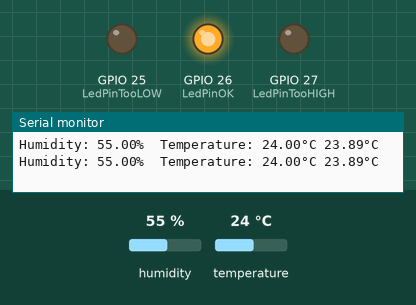
The sketch below on a simulated ESP32. Parts: output pins drawn as LEDs (lit = HIGH), the last lines printed to the serial monitor. The inputs (shaded band) are chosen by the test bench; at power-on: humidity 55 %, temperature 24 °C.

Above: at 6.8 s.
6.9 s: humidity set to 37 %
11.4 s: humidity set to 34 %
At 12.7 s:
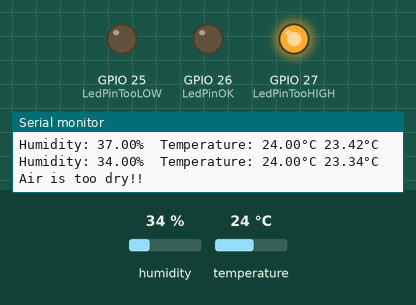
15.9 s: humidity set to 40 %
At 19.2 s:
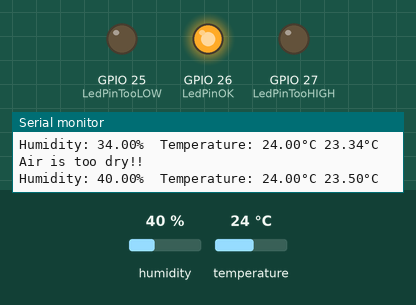
20.4 s: humidity set to 22 %
At 22.5 s:
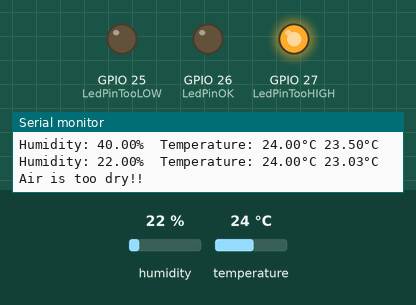
Timing chart, 0 to 24.0 s (numbered marks = the images above; inputs shaded):
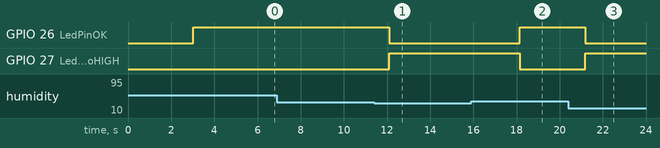

Measured:
- the behaviour switches between 36 and 35 % on humidity (found by bisection; images 0 and 1)
- after the input at 11.4 s, GPIO 26 (LedPinOK): HIGH → LOW after 0.70 s; GPIO 27 (LedPinTooHIGH): LOW → HIGH after 0.70 s
- after the input at 15.9 s, GPIO 26 (LedPinOK): LOW → HIGH after 2.3 s; GPIO 27 (LedPinTooHIGH): HIGH → LOW after 2.3 s
- after the input at 20.4 s, GPIO 26 (LedPinOK): HIGH → LOW after 0.78 s; GPIO 27 (LedPinTooHIGH): LOW → HIGH after 0.78 s

The sketch:

Workbench.ino
```cpp
// Example testing sketch for various DHT humidity/temperature sensors
// Written by ladyada, public domain

// REQUIRES the following Arduino libraries:
// - DHT Sensor Library: https://github.com/adafruit/DHT-sensor-library
// - Adafruit Unified Sensor Lib: https://github.com/adafruit/Adafruit_Sensor

#include <DHT.h>

#define DHTPIN 2     // Digital pin connected to the DHT sensor
// Feather HUZZAH ESP8266 note: use pins 3, 4, 5, 12, 13 or 14 --
// Pin 15 can work but DHT must be disconnected during program upload.

// #define BUZZER_PIN 4

#define DHTTYPE DHT11   // DHT 11
#define MinHumidity 35
#define MaxHumidity 60

#define LedPinTooHIGH 27
#define LedPinOK      26
#define LedPinTooLOW  25

// 音階ごとの周波数
#define C4 261.6
#define C#4 277.18
#define D4 293.665
#define D#4 311.127
#define E4 329.63
#define F4 349.228
#define F#4 369.994
#define G4 391.995
#define G#4 415.305
#define A4 440
#define A#4 466.164
#define B4 493.883
#define C5 523.251

DHT dht(DHTPIN, DHTTYPE);

void read(float& h, float& t) {
  h = dht.readHumidity();
  t = dht.readTemperature();

  if (isnan(h) || isnan(t)) {
    Serial.println("Failed to read from DHT sensor!");
    return;
  }
  return;
}

// 計測値を表示
void disp(float& h, float t, float hic){
  Serial.print("Humidity: ");
  Serial.print(h);
  Serial.print("%  Temperature: ");
  Serial.print(t);
  Serial.print("°C ");
  Serial.print(hic);
  Serial.print("°C ");
  Serial.println("");
}


// 適正な湿度かチェック
void check(float h){
  if (h <= MinHumidity){
    Serial.println("Air is too dry!!");
    digitalWrite(LedPinTooHIGH, HIGH);
    digitalWrite(LedPinOK, LOW);
    digitalWrite(LedPinTooLOW, LOW);
  }else if (h >= MaxHumidity){
    Serial.println("Air is too Moisturized!!");
    digitalWrite(LedPinTooHIGH, HIGH);
    digitalWrite(LedPinOK, LOW);
    digitalWrite(LedPinTooLOW, LOW);
  }else{
    digitalWrite(LedPinTooHIGH, LOW);
    digitalWrite(LedPinOK, HIGH);
    digitalWrite(LedPinTooLOW, LOW);
  }

}


void setup() {
  Serial.begin(9600);

  // 表示用LED
  pinMode(LedPinTooHIGH, OUTPUT);
  pinMode(LedPinOK, OUTPUT);
  pinMode(LedPinTooLOW, OUTPUT);
  dht.begin();
}

void loop() {

  // Wait a few seconds between measurements.
  delay(3000);

  float h,t;
  read(h,t);

  // 熱中症に関する指標らしい．
  // 要は体感温度
  float hic = dht.computeHeatIndex(t, h, false);

  // 計測値を表示
  disp(h,t,hic);

  // 適正な湿度かチェック
  check(h);

  // ローカルネットワークにウェブページとして公開


}


// スピーカーの操作 あとで調べる．
// ledcSetup(1,12000, 8);
// ledcAttachPin(BUZZER_PIN,1);
// ledcWriteTone(1,C4);
// delay(200);
// ledcWriteTone(1,B4);
// delay(200);
// ledcDetachPin(BUZZER_PIN);
```
